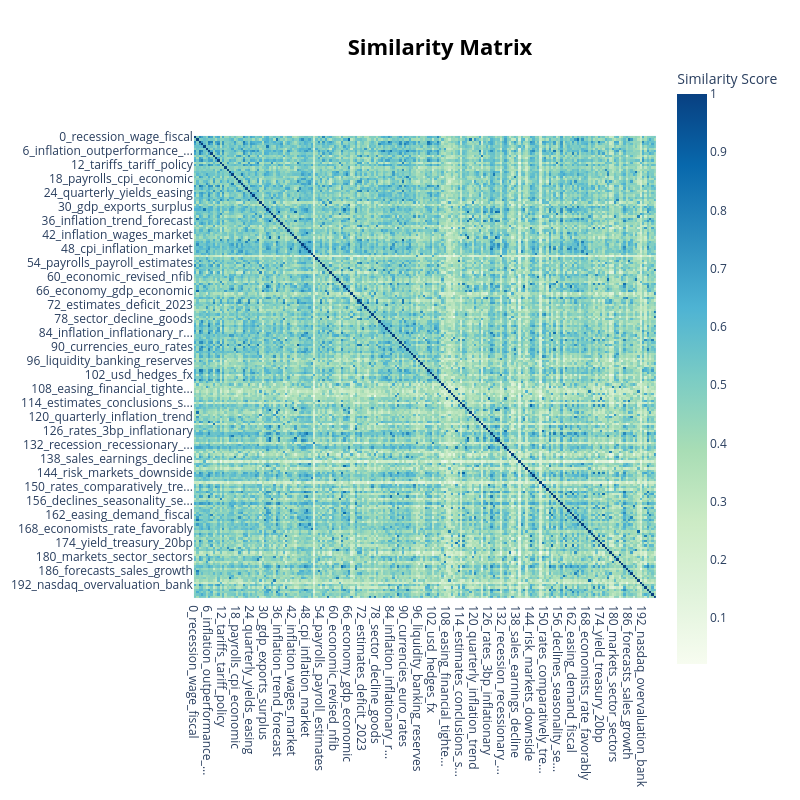

Notebook code for this chart:
### Code cell
topic_model.visualize_heatmap()

### Figure 1 — Plotly figure (JSON) as saved in the notebook; plotly's stock layout.template omitted (floating-point values rounded to 4 significant figures; data arrays with more than 128 entries replaced by an {"elided": "..."} marker saying what was removed)
{"data": [{"coloraxis": "coloraxis", "hovertemplate": "x: %{x}<br>y: %{y}<br>Similarity Score: %{z}<extra></extra>", "name": "0", "type": "heatmap", "x": {"elided": "198 str values"}, "xaxis": "x", "y": {"elided": "198 str values"}, "yaxis": "y", "z": {"elided": "198x198 float values"}}], "layout": {"coloraxis": {"autocolorscale": false, "colorbar": {"title": {"text": "Similarity Score"}}, "colorscale": [[0, "rgb(247,252,240)"], [0.125, "rgb(224,243,219)"], [0.25, "rgb(204,235,197)"], [0.375, "rgb(168,221,181)"], [0.5, "rgb(123,204,196)"], [0.625, "rgb(78,179,211)"], [0.75, "rgb(43,140,190)"], [0.875, "rgb(8,104,172)"], [1, "rgb(8,64,129)"]]}, "height": 800, "hoverlabel": {"bgcolor": "white", "font": {"family": "Rockwell", "size": 16}}, "legend": {"title": {"text": "Trend"}}, "margin": {"t": 60}, "showlegend": true, "title": {"font": {"color": "Black", "size": 22}, "text": "<b>Similarity Matrix</b>", "x": 0.55, "xanchor": "center", "y": 0.95, "yanchor": "top"}, "width": 800, "xaxis": {"anchor": "y", "constrain": "domain", "domain": [0, 1], "scaleanchor": "y"}, "yaxis": {"anchor": "x", "autorange": "reversed", "constrain": "domain", "domain": [0, 1]}}}
